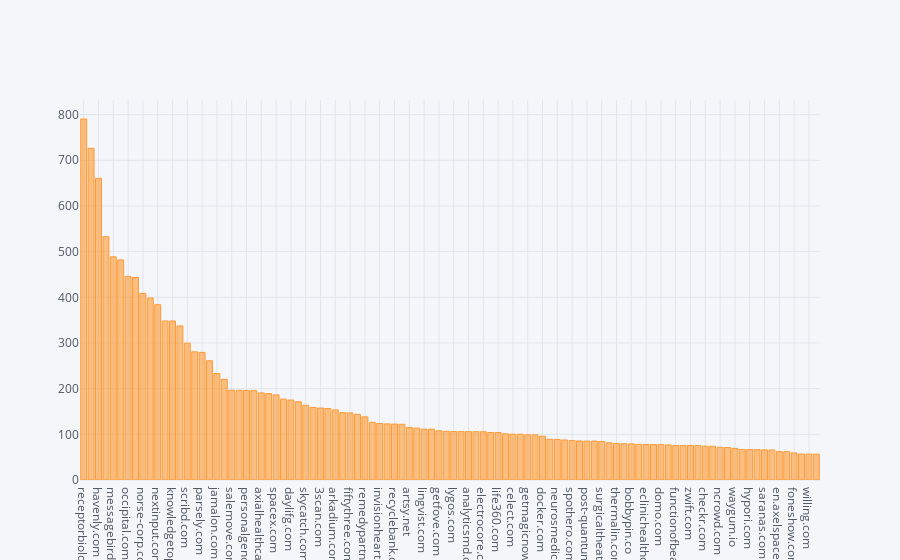

Notebook cell for this chart:
### Code cell
money3 = money22.groupby([ 'clean_url'],as_index = True)[['pct_money_raised']].sum()
money3_as = money3.sort_values('pct_money_raised', ascending=False)

iplot(money3_as[:100].iplot(asFigure=True,
                 kind='bar',
                 xTitle='',
                 yTitle='',
                 title=''))

### Figure 1 — Plotly figure (JSON) as saved in the notebook; plotly's stock layout.template omitted (floating-point values rounded to 4 significant figures)
{"data": [{"marker": {"color": "rgba(255, 153, 51, 0.6)", "line": {"color": "rgba(255, 153, 51, 1.0)", "width": 1}}, "name": "pct_money_raised", "orientation": "v", "text": "", "type": "bar", "x": ["receptorbiologix.com", "lifx.com", "havenly.com", "theneura.com", "messagebird.com", "brooklinen.com", "occipital.com", "kinduct.com", "norse-corp.com", "roadie.com", "nextinput.com", "k2p-ed.com", "knowledgetopractice.com", "intelli-farm.com", "scribd.com", "evertrue.com", "parsely.com", "tripactions.com", "jamalon.com", "mediahound.com", "salemove.com", "mediquire.com", "personalgenome.com", "newsinshorts.com", "axialhealthcare.com", "divvycloud.com", "spacex.com", "adheretech.com", "daylifg.com", "usingmiles.com", "skycatch.com", "hobolabs.com", "3scan.com", "gogovan.com.hk", "arkadium.com", "getacceptd.com", "fiftythree.com", "capillarytech.com", "remedypartners.com", "keonahealth.com", "invisionheart.com", "getambassador.com", "recyclebank.com", "sunfunder.com", "artsy.net", "fsastore.com", "lingvist.com", "lingvist.io", "getfove.com", "quantifeed.com", "lygos.com", "qventus.com", "analyticsmd.com", "electrocoremedical.com", "electrocore.com", "marginize.com", "life360.com", "kitcheck.com", "celect.com", "celect.net", "getmagicnow.com", "getmagic.com", "docker.com", "campaign.wearhaus.com", "neurosmedical.com", "luka.ai", "spothero.com", "mailjet.com", "post-quantum.com", "nthing.net", "surgicaltheater.net", "newincentives.org", "thermalin.com", "postmates.com", "bobbypin.co", "goelectricinc.com", "eclinichealthcare.com", "claruscare.com", "domo.com", "spiber.jp", "functionofbeauty.com", "loganmedia.mobi", "zwift.com", "seatgeek.com", "checkr.com", "ginkgobioworks.com", "ncrowd.com", "glampinghub.com", "waygum.io", "revinate.com", "hypori.com", "worldremit.com", "saranas.com", "cropin.co.in", "en.axelspace.com", "axelspace.com", "foneshow.com", "novasentis.com", "willing.com", "flutterwave.com"], "y": [790.4, 726.4, 660.4, 532.8, 488.6, 481.9, 445.7, 443.4, 408.5, 398.5, 383.8, 348.2, 348.2, 337.4, 299.7, 280.6, 279.3, 261.0, 233.1, 220.4, 196.6, 196.3, 195.9, 195.6, 190.7, 189.1, 186.3, 177.2, 175.1, 171.3, 163.5, 159.0, 157.5, 156.6, 153.4, 147.3, 146.8, 143.8, 138.3, 126.2, 123.6, 122.9, 122.4, 122.0, 115.3, 113.6, 111.3, 111.3, 107.6, 106.6, 106.0, 105.9, 105.9, 105.7, 105.7, 104.0, 103.9, 101.2, 100.2, 100.2, 98.88, 98.88, 95.94, 89.29, 88.75, 87.65, 86.28, 85.48, 85.2, 85.2, 84.41, 81.43, 79.92, 79.47, 79, 78.0, 77.63, 77.63, 77.44, 76.78, 75.55, 75.53, 75.51, 75.25, 74.0, 73.91, 71.5, 71.12, 69.21, 66.75, 66.55, 66.48, 65.96, 65.78, 62.13, 62.13, 59.3, 56.77, 56.61, 56.6]}], "layout": {"legend": {"bgcolor": "#F5F6F9", "font": {"color": "#4D5663"}}, "paper_bgcolor": "#F5F6F9", "plot_bgcolor": "#F5F6F9", "titlefont": {"color": "#4D5663"}, "xaxis1": {"gridcolor": "#E1E5ED", "showgrid": true, "tickfont": {"color": "#4D5663"}, "title": "", "titlefont": {"color": "#4D5663"}, "zerolinecolor": "#E1E5ED"}, "yaxis1": {"gridcolor": "#E1E5ED", "showgrid": true, "tickfont": {"color": "#4D5663"}, "title": "", "titlefont": {"color": "#4D5663"}, "zerolinecolor": "#E1E5ED"}}}
